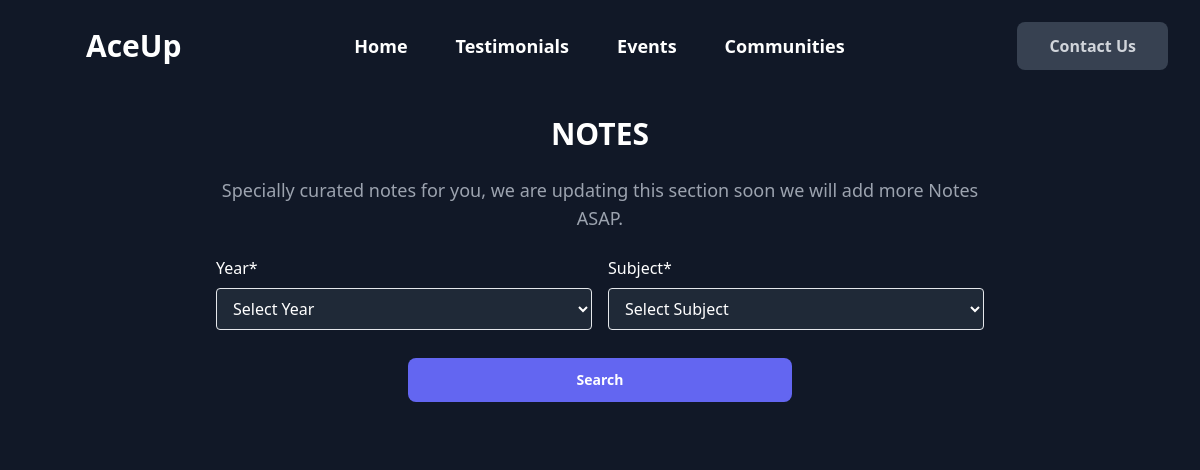
Before: /displayNotes/ with the older database file.
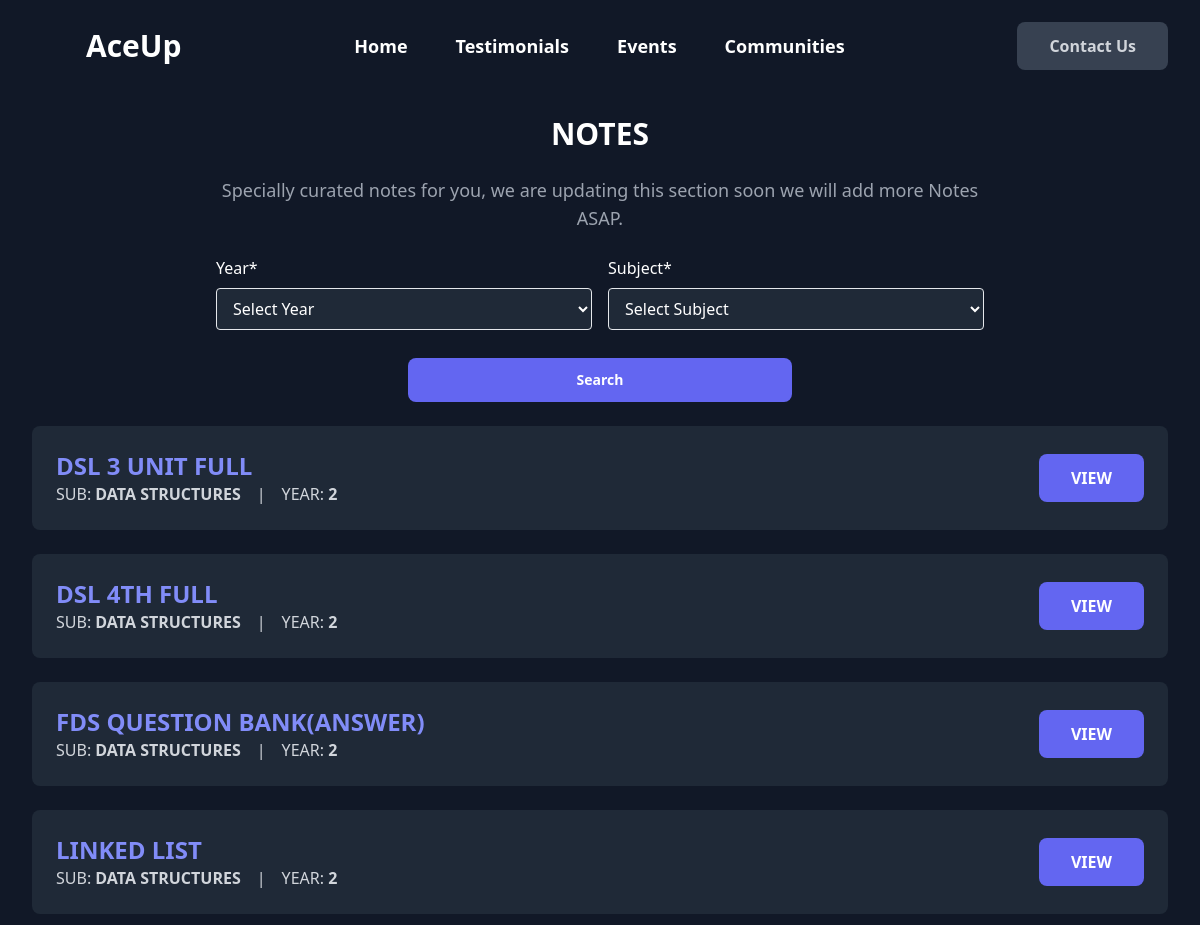
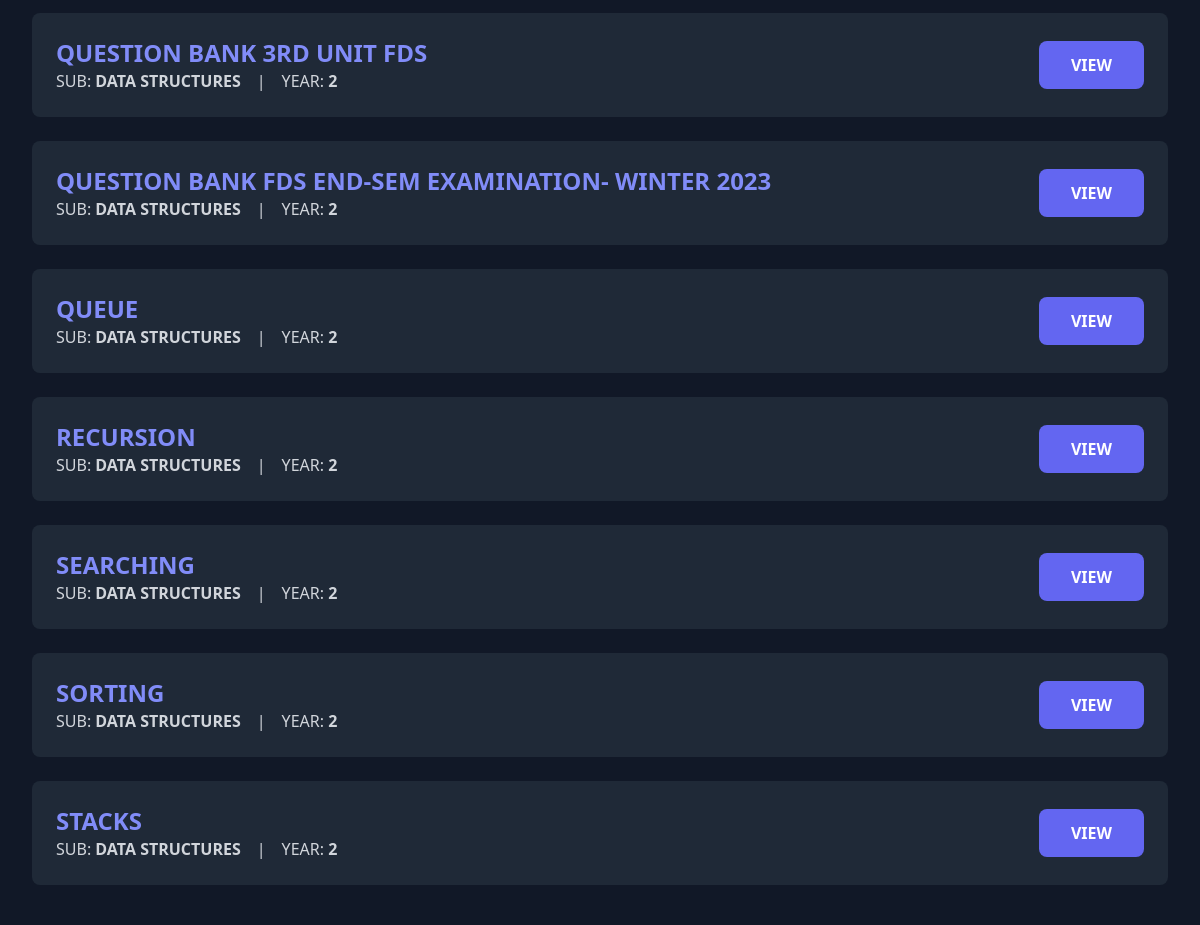
After: the same page with the newer database file (2 pictures, top to bottom).
### user/models.py (models this page shows)
class notes(models.Model):
    title = models.CharField(max_length=255)
    year = models.IntegerField()
    subject = models.CharField(max_length=100)
    url = models.FileField(upload_to ='satic/notes/')

### user/views.py (the view)
# urls.py: path('displayNotes/',views.displayNotes,name ="display"),
def displayNotes(request ):
     if request.method =='GET':
         sub1 = request.GET.get('subject','')
         year = request.GET.get('year','')
         sub = sub1.upper()
         if sub and year :
            note = notes.objects.filter(year = year,subject =sub )
         else:
             note = notes.objects.all()
     return render(request , "notes.html",{"notes":note})

### templates/notes.html (shortened to what this page needs)
{% load static %}
<!DOCTYPE html>
<html lang="en">
<head>
    <link href="https://cdn.jsdelivr.net/npm/tailwindcss@2.2.19/dist/tailwind.min.css" rel="stylesheet">
    <script src="https://cdn.tailwindcss.com"></script>
</head>
<body class="bg-gray-900 text-white">
  <div class="bg-gray-900 text-white pb-6 sm:pb-8 lg:pb-1">
    <div class="mx-auto max-w-screen-2xl px-4 md:px-8">
        <header class="mb-4 flex items-center justify-between py-2 md:py-4 xl:mb-2">
            <a href="/" class="inline-flex items-center gap-1 text-2xl font-bold text-white md:text-3xl" aria-label="logo" style="margin-left: -10px;">
              <lottie-player src="{% static 'images/logo.json' %}" background="transparent" speed="1" style="width: 60px; height: 60px;" loop autoplay></lottie-player>
              <span>AceUp</span>
          </a>
            <nav class="hidden gap-12 lg:flex">
                <a href="{% url 'landing' %}" class="text-lg font-semibold \text-gray-300 transition duration-100 hover:text-indigo-500 active:text-indigo-700">Home</a>
                <a href="{% url 'displayTesti'%}" class="text-lg font-semibold \text-gray-300 transition duration-100 hover:text-indigo-500 active:text-indigo-700">Testimonials</a>
                <a href="{%url 'events'%}" class="text-lg font-semibold \text-gray-300 transition duration-100 hover:text-indigo-500 active:text-indigo-700">Events</a>
                <a href="{%url 'communities'%}" class="text-lg font-semibold \text-gray-300 transition duration-100 hover:text-indigo-500 active:text-indigo-700">Communities</a>
            </nav>
            <a href="{% url 'contact' %}" class="hidden rounded-lg bg-gray-700 px-8 py-3 text-center text-sm font-semibold text-gray-300 outline-none ring-indigo-300 transition duration-100 hover:bg-gray-600 focus-visible:ring active:text-gray-400 md:text-base lg:inline-block">Contact Us</a>
        </header>
    </div>
</div>
<div class="py-6 sm:py-4 lg:py-1">
  <div class="mx-auto max-w-screen-2xl px-4 md:px-8">
    <div class="mb-10 md:mb-4">
      <h2 class="mb-4 text-center text-2xl font-bold text-white md:mb-6 lg:text-3xl">NOTES</h2>
      <p class="mx-auto max-w-screen-md text-center text-gray-400 md:text-lg">Specially curated notes for you, we are updating this section soon we will add more Notes ASAP.</p>
    </div>
  </div>
</div>
<div class="bg-gray-900 text-white py-4 sm:py-6 lg:py-1">
    <div class="mx-auto max-w-screen-2xl px-4 md:px-1">
      <form method="GET"  id="chatbotForm" class="mx-auto grid max-w-screen-md gap-4 sm:grid-cols-2">
        <div>
          <label for="year" class="mb-2 inline-block text-sm sm:text-base">Year*</label>
          <select id="year" name="year" class="w-full rounded border bg-gray-800 px-3 py-2 text-white outline-none ring-indigo-500 transition duration-100 focus:ring">
            <option value="">Select Year</option>
          </select>
        </div>
        <div>
          <label for="subject" class="mb-2 inline-block text-sm sm:text-base">Subject*</label>
          <select id="subject" name="subject" class="w-full rounded border bg-gray-800 px-3 py-2 text-white outline-none ring-indigo-500 transition duration-100 focus:ring">
            <option value="">Select Subject</option>
          </select>
        </div>
        <div class="col-span-2 flex justify-center lg:py-1">
          <button type="submit" class="mt-2  w-1/2 rounded-lg bg-indigo-500 px-4 py-3 text-sm font-semibold text-white hover:bg-indigo-600">Search</button>
        </div>
      </form>
</div>
</div>
<div class="bg-gray-900 py-6 sm:py-8 lg:py-4">
    <div class="mx-auto max-w-screen-2xl px-4 md:px-8">
      {% for i in notes %}
      <div class="flex flex-col items-center justify-between gap-4 rounded-lg bg-gray-800 p-4 sm:flex-row md:p-6">
        <div>
          <h2 class="text-xl font-bold text-indigo-400 md:text-2xl">{{i.title|upper}} </h2>
          <p class="text-gray-300">SUB:<b> {{i.subject|upper}}</b>&emsp;|&emsp;YEAR:<b> {{i.year}}</b></p>
        </div>
        <a href="{% url 'reader' pk=i.id %}" class="inline-block rounded-lg bg-indigo-500 px-8 py-3 text-center text-sm font-semibold text-white outline-none ring-indigo-300 transition duration-100 hover:bg-indigo-600 focus-visible:ring active:bg-indigo-700 md:text-base">VIEW</a>
      </div>
      <br>
      {% endfor %}
    </div>
  </div>
</body>
</html>

Changed rows visible on the page:
added notes: title "DSL 3 UNIT FULL", subject "DATA STRUCTURES", year "2"
added notes: title "DSL 4TH FULL", subject "DATA STRUCTURES", year "2"
added notes: title "FDS QUESTION BANK(ANSWER)", subject "DATA STRUCTURES", year "2"
added notes: title "LINKED LIST", subject "DATA STRUCTURES", year "2"
added notes: title "QUESTION BANK 3RD UNIT FDS", subject "DATA STRUCTURES", year "2"
added notes: title "QUESTION BANK FDS END-SEM EXAMINATION- WINTER 2023", subject "DATA STRUCTURES", year "2"
added notes: title "QUEUE", subject "DATA STRUCTURES", year "2"
added notes: title "RECURSION", subject "DATA STRUCTURES", year "2"
added notes: title "SEARCHING", subject "DATA STRUCTURES", year "2"
added notes: title "SORTING", subject "DATA STRUCTURES", year "2"
added notes: title "STACKS", subject "DATA STRUCTURES", year "2"
